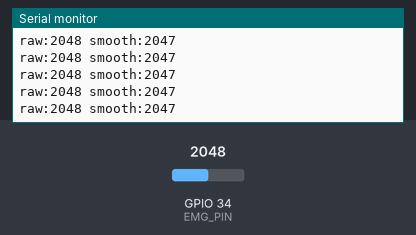
The sketch below on a simulated ESP32. Parts: the last lines printed to the serial monitor. The test bench sets the inputs (shaded band); at power-on: GPIO 34 (EMG_PIN) = 2048 (analog values on the 0–4095 scale).

Above: at 1.2 s.
1.3 s: GPIO 34 (EMG_PIN) set to 2866
At 2.0 s:
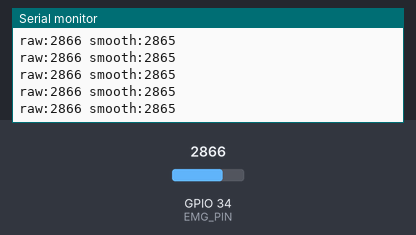
2.8 s: GPIO 34 (EMG_PIN) set to 3603
At 3.8 s:
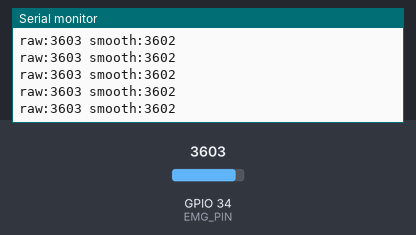
Timing chart, 0 to 5.8 s (numbered marks = the images above; inputs shaded):
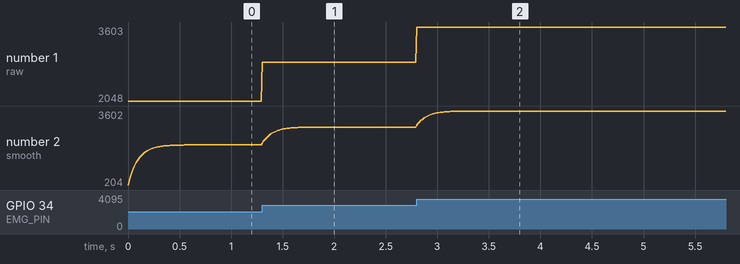

The sketch:

emg_test.ino
```cpp
// EMG sensor check. Upload, then open Tools > Serial Plotter at 115200 baud.
// Relax the forearm, then squeeze a fist: the "smooth" line should rise clearly and fall back.
// Wiring: sensor signal (MyoWare 2.0: ENV) -> IO34, sensor + -> 3V3 (NOT 5V), sensor - -> GND.

const int EMG_PIN = 34;  // ADC1, input-only: safe analog pin on the classic ESP32

void setup() {
  Serial.begin(115200);
  analogReadResolution(12);  // 0-4095 for 0-3.3 V
}

void loop() {
  static float smooth = 0;
  int raw = analogRead(EMG_PIN);
  smooth = smooth * 0.9f + raw * 0.1f;
  Serial.printf("raw:%d smooth:%d\n", raw, (int)smooth);
  delay(10);  // ~100 readings per second
}
```

Measured:
- after the input at 1.3 s, the serial monitor: prints a new line at once (image 1)
- plotted number 1: 2048 → 2866 after the input at 1.3 s
- plotted number 2: 2047 → 2865 after the input at 1.3 s
